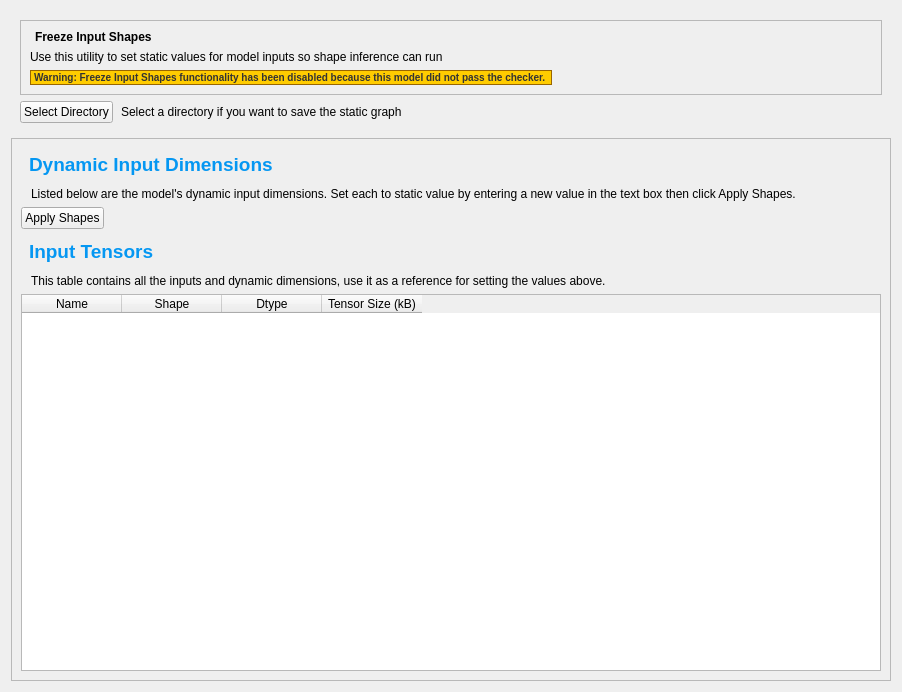
<?xml version="1.0" encoding="UTF-8"?>
<ui version="4.0">
 <class>freezeInputs</class>
 <widget class="QWidget" name="freezeInputs">
  <property name="geometry">
   <rect>
    <x>0</x>
    <y>0</y>
    <width>902</width>
    <height>692</height>
   </rect>
  </property>
  <property name="sizePolicy">
   <sizepolicy hsizetype="Expanding" vsizetype="Expanding">
    <horstretch>0</horstretch>
    <verstretch>0</verstretch>
   </sizepolicy>
  </property>
  <property name="windowTitle">
   <string>Form</string>
  </property>
  <property name="windowIcon">
   <iconset resource="../resource.qrc">
    <normaloff>:/assets/images/digest_logo_500.jpg</normaloff>:/assets/images/digest_logo_500.jpg</iconset>
  </property>
  <property name="styleSheet">
   <string notr="true"/>
  </property>
  <layout class="QVBoxLayout" name="verticalLayout">
   <item>
    <widget class="QWidget" name="summaryTopBanner" native="true">
     <property name="sizePolicy">
      <sizepolicy hsizetype="Preferred" vsizetype="Maximum">
       <horstretch>0</horstretch>
       <verstretch>0</verstretch>
      </sizepolicy>
     </property>
     <layout class="QHBoxLayout" name="summaryTopBannerLayout">
      <property name="bottomMargin">
       <number>0</number>
      </property>
      <item>
       <widget class="QFrame" name="titleFrame">
        <property name="autoFillBackground">
         <bool>false</bool>
        </property>
        <property name="styleSheet">
         <string notr="true"/>
        </property>
        <property name="frameShape">
         <enum>QFrame::Shape::StyledPanel</enum>
        </property>
        <property name="frameShadow">
         <enum>QFrame::Shadow::Raised</enum>
        </property>
        <layout class="QVBoxLayout" name="verticalLayout_17">
         <item alignment="Qt::AlignmentFlag::AlignTop">
          <widget class="QLabel" name="titleLabel">
           <property name="sizePolicy">
            <sizepolicy hsizetype="Preferred" vsizetype="Preferred">
             <horstretch>0</horstretch>
             <verstretch>0</verstretch>
            </sizepolicy>
           </property>
           <property name="font">
            <font>
             <bold>true</bold>
            </font>
           </property>
           <property name="styleSheet">
            <string notr="true"/>
           </property>
           <property name="text">
            <string>Freeze Input Shapes </string>
           </property>
           <property name="wordWrap">
            <bool>true</bool>
           </property>
           <property name="margin">
            <number>1</number>
           </property>
           <property name="indent">
            <number>5</number>
           </property>
           <property name="textInteractionFlags">
            <set>Qt::TextInteractionFlag::LinksAccessibleByMouse|Qt::TextInteractionFlag::TextSelectableByKeyboard|Qt::TextInteractionFlag::TextSelectableByMouse</set>
           </property>
          </widget>
         </item>
         <item>
          <widget class="QLabel" name="subtitleLabel">
           <property name="styleSheet">
            <string notr="true"/>
           </property>
           <property name="text">
            <string>&lt;html&gt;&lt;head/&gt;&lt;body&gt;&lt;p&gt;Use this utility to set static values for model inputs so shape inference can run&lt;/p&gt;&lt;/body&gt;&lt;/html&gt;</string>
           </property>
           <property name="margin">
            <number>5</number>
           </property>
          </widget>
         </item>
         <item alignment="Qt::AlignmentFlag::AlignTop">
          <widget class="QLabel" name="warningLabel">
           <property name="sizePolicy">
            <sizepolicy hsizetype="Maximum" vsizetype="Preferred">
             <horstretch>0</horstretch>
             <verstretch>0</verstretch>
            </sizepolicy>
           </property>
           <property name="styleSheet">
            <string notr="true">QLabel {
    font-size: 10px;
    background-color: #FFCC00; 
    border: 1px solid #996600; 
    color: #333333;
    font-weight: bold;
    border-radius: 0px;
}</string>
           </property>
           <property name="text">
            <string>&lt;html&gt;&lt;head/&gt;&lt;body&gt;&lt;p&gt;Warning: Freeze Input Shapes functionality has been disabled because this model did not pass the checker. &lt;/p&gt;&lt;/body&gt;&lt;/html&gt;</string>
           </property>
           <property name="margin">
            <number>0</number>
           </property>
          </widget>
         </item>
        </layout>
       </widget>
      </item>
     </layout>
    </widget>
   </item>
   <item>
    <widget class="QFrame" name="frame">
     <layout class="QHBoxLayout" name="horizontalLayout">
      <property name="spacing">
       <number>8</number>
      </property>
      <property name="topMargin">
       <number>0</number>
      </property>
      <item alignment="Qt::AlignmentFlag::AlignVCenter">
       <widget class="QPushButton" name="selectDirBtn">
        <property name="sizePolicy">
         <sizepolicy hsizetype="Maximum" vsizetype="Fixed">
          <horstretch>0</horstretch>
          <verstretch>0</verstretch>
         </sizepolicy>
        </property>
        <property name="cursor">
         <cursorShape>PointingHandCursor</cursorShape>
        </property>
        <property name="styleSheet">
         <string notr="true"/>
        </property>
        <property name="text">
         <string>Select Directory</string>
        </property>
        <property name="autoExclusive">
         <bool>false</bool>
        </property>
       </widget>
      </item>
      <item alignment="Qt::AlignmentFlag::AlignVCenter">
       <widget class="QLabel" name="selectDirLabel">
        <property name="styleSheet">
         <string notr="true"/>
        </property>
        <property name="text">
         <string>Select a directory if you want to save the static graph</string>
        </property>
       </widget>
      </item>
      <item>
       <spacer name="horizontalSpacer">
        <property name="orientation">
         <enum>Qt::Orientation::Horizontal</enum>
        </property>
        <property name="sizeHint" stdset="0">
         <size>
          <width>40</width>
          <height>20</height>
         </size>
        </property>
       </spacer>
      </item>
     </layout>
    </widget>
   </item>
   <item>
    <widget class="QScrollArea" name="scrollArea">
     <property name="sizePolicy">
      <sizepolicy hsizetype="Preferred" vsizetype="MinimumExpanding">
       <horstretch>0</horstretch>
       <verstretch>0</verstretch>
      </sizepolicy>
     </property>
     <property name="verticalScrollBarPolicy">
      <enum>Qt::ScrollBarPolicy::ScrollBarAsNeeded</enum>
     </property>
     <property name="horizontalScrollBarPolicy">
      <enum>Qt::ScrollBarPolicy::ScrollBarAsNeeded</enum>
     </property>
     <property name="sizeAdjustPolicy">
      <enum>QAbstractScrollArea::SizeAdjustPolicy::AdjustToContents</enum>
     </property>
     <property name="widgetResizable">
      <bool>true</bool>
     </property>
     <widget class="QWidget" name="scrollAreaWidgetContents">
      <property name="geometry">
       <rect>
        <x>0</x>
        <y>0</y>
        <width>882</width>
        <height>526</height>
       </rect>
      </property>
      <property name="sizePolicy">
       <sizepolicy hsizetype="MinimumExpanding" vsizetype="MinimumExpanding">
        <horstretch>0</horstretch>
        <verstretch>100</verstretch>
       </sizepolicy>
      </property>
      <layout class="QVBoxLayout" name="verticalLayout_20">
       <item>
        <widget class="QLabel" name="dynamicDimsHeader">
         <property name="sizePolicy">
          <sizepolicy hsizetype="Fixed" vsizetype="Fixed">
           <horstretch>0</horstretch>
           <verstretch>0</verstretch>
          </sizepolicy>
         </property>
         <property name="styleSheet">
          <string notr="true">QLabel {
    font-size: 28px;
    font-weight: bold;
	margin-top: 5px;
	margin-bottom: 5px;
	color:  #0597F2;
}</string>
         </property>
         <property name="text">
          <string>&lt;html&gt;&lt;head/&gt;&lt;body&gt;&lt;p&gt;&lt;span style=&quot; font-size:14pt;&quot;&gt;Dynamic Input Dimensions&lt;/span&gt;&lt;/p&gt;&lt;/body&gt;&lt;/html&gt;</string>
         </property>
        </widget>
       </item>
       <item>
        <widget class="QLabel" name="dynamicDimsDesc">
         <property name="styleSheet">
          <string notr="true"/>
         </property>
         <property name="text">
          <string>Listed below are the model's dynamic input dimensions. Set each to static value by entering a new value in the text box then click Apply Shapes.</string>
         </property>
         <property name="indent">
          <number>10</number>
         </property>
        </widget>
       </item>
       <item>
        <layout class="QFormLayout" name="formLayout">
         <property name="leftMargin">
          <number>9</number>
         </property>
        </layout>
       </item>
       <item>
        <widget class="QPushButton" name="applyShapesBtn">
         <property name="sizePolicy">
          <sizepolicy hsizetype="Maximum" vsizetype="Fixed">
           <horstretch>0</horstretch>
           <verstretch>0</verstretch>
          </sizepolicy>
         </property>
         <property name="cursor">
          <cursorShape>PointingHandCursor</cursorShape>
         </property>
         <property name="styleSheet">
          <string notr="true"/>
         </property>
         <property name="text">
          <string>Apply Shapes</string>
         </property>
         <property name="autoExclusive">
          <bool>false</bool>
         </property>
        </widget>
       </item>
       <item>
        <widget class="QLabel" name="inputsTableHeader">
         <property name="sizePolicy">
          <sizepolicy hsizetype="Fixed" vsizetype="Fixed">
           <horstretch>0</horstretch>
           <verstretch>0</verstretch>
          </sizepolicy>
         </property>
         <property name="styleSheet">
          <string notr="true">QLabel {
    font-size: 28px;
    font-weight: bold;
	margin-top: 5px;
	margin-bottom: 5px;
	color:  #0597F2;
}</string>
         </property>
         <property name="text">
          <string>&lt;html&gt;&lt;head/&gt;&lt;body&gt;&lt;p&gt;&lt;span style=&quot; font-size:14pt;&quot;&gt;Input Tensors&lt;/span&gt;&lt;/p&gt;&lt;/body&gt;&lt;/html&gt;</string>
         </property>
        </widget>
       </item>
       <item>
        <widget class="QLabel" name="inputsTableDesc">
         <property name="text">
          <string>This table contains all the inputs and dynamic dimensions, use it as a reference for setting the values above.</string>
         </property>
         <property name="indent">
          <number>10</number>
         </property>
        </widget>
       </item>
       <item>
        <widget class="QTableWidget" name="inputsTable">
         <property name="styleSheet">
          <string notr="true"/>
         </property>
         <column>
          <property name="text">
           <string>Name</string>
          </property>
         </column>
         <column>
          <property name="text">
           <string>Shape</string>
          </property>
         </column>
         <column>
          <property name="text">
           <string>Dtype</string>
          </property>
         </column>
         <column>
          <property name="text">
           <string>Tensor Size (kB)</string>
          </property>
         </column>
        </widget>
       </item>
      </layout>
     </widget>
    </widget>
   </item>
  </layout>
 </widget>
 <resources>
  <include location="../resource.qrc"/>
 </resources>
 <connections/>
</ui>
